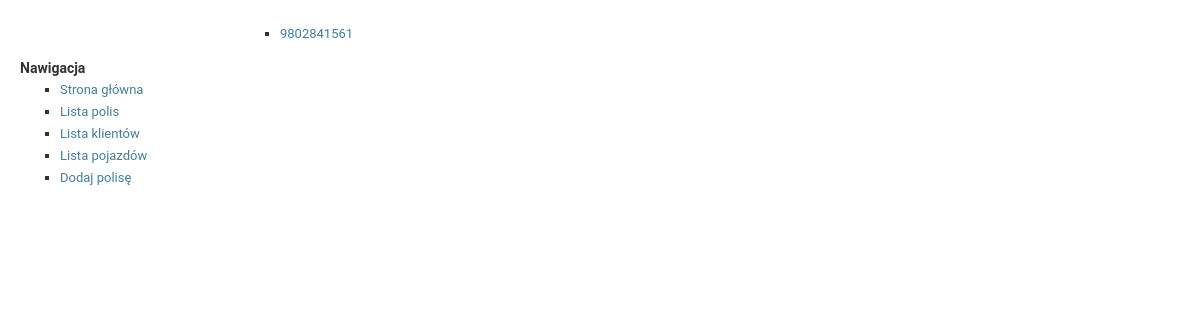
The page /helper/ on the database as committed earlier.
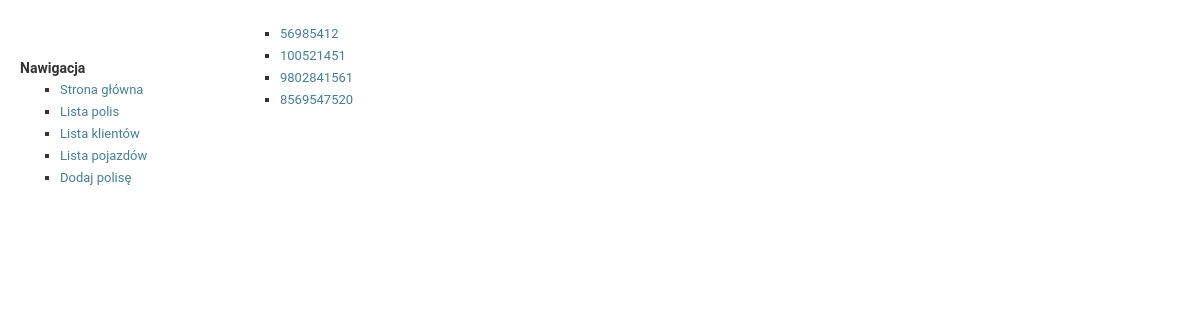
The same page on the database as committed later.
### helper/models.py (models this page shows, shortened)
class Policy(models.Model):
    INSTALLMENTS_CHOICES = (
        (1, 'jedna'),
        (2, 'dwie'),
        (4, 'cztery'),
    )
    PAYMENT_CHOICES = (
        (1, 'gotówka'),
        (2, 'przelew')
    )
    number = models.CharField(max_length=20)
    date_issued = models.DateField()
    date_start = models.DateField()
    date_end = models.DateField()
    premium = models.DecimalField(max_digits=7, decimal_places=2)
    installments = models.IntegerField(
        choices = INSTALLMENTS_CHOICES,
        default=1,
    )
    payment = models.IntegerField(
        choices=PAYMENT_CHOICES,
        default=1,
    )
    insurer = models.ForeignKey(Insurer, on_delete=models.CASCADE)
    vehicle = models.ForeignKey(Vehicle, on_delete=models.CASCADE)

### helper/views.py (the view)
# urls.py: path('', views.IndexView.as_view(), name='index'),
class IndexView(generic.ListView):
    template_name = 'helper/index.html'
    context_object_name = 'policy_list'
    def get_queryset(self):
        return Policy.objects.order_by('-date_issued')[:10]

### helper/templates/helper/index.html (shortened to what this page needs)
{% extends "helper/base.html" %}
{% block content %}
{% if policy_list %}
    <ul>
        {%for policy in policy_list %}
            <li><a href="{% url 'helper:details' policy.id %}">{{ policy.number }}</a></li>
        {% endfor %}
    </ul>
{% else %}
    <p>No policies.</p>
{% endif %}
{% endblock %}

### helper/templates/helper/base.html (shortened to what this page needs)
{% load static %}
<!DOCTYPE html>
<html>
<head>
    <link rel="stylesheet" type="text/css" media="screen" href="{% static 'helper/main.css' %}" />
</head>
<body>
    <div id="sidebar">
        {% block sidebar %}
        <b>Nawigacja</b>
        <ul>
            <li><a href="/helper">Strona główna</a></li>
            <li><a href="/helper">Lista polis</a></li>
            <li><a href="/clients">Lista klientów</a></li>
            <li><a href="/vehicles">Lista pojazdów</a></li>
            <li><a href="/helper/add">Dodaj polisę</a></li>
        </ul>
        {% endblock %}
    </div>
    <div id="content">
        {% block content %}{% endblock %}
    </div>
</body>
</html>

### helper/static/helper/main.css (style rules this page uses)
body { margin: 0; padding: 0; font-size: 14px; font-family: "Roboto","Lucida Grande","DejaVu Sans","Bitstream Vera Sans",Verdana,Arial,sans-serif; color: #333; background: #fff; }
a:link, a:visited { color: #447e9b; text-decoration: none; }
p, ol, ul, dl { margin: .2em 0 .8em 0; }
ul li { list-style-type: square; padding: 1px 0; }
li, dt, dd { font-size: 13px; line-height: 20px; }
#content { padding: 20px 40px; }
#sidebar { float: left; width: 260px; position: relative; margin-top: 5%; margin-left: 20px; }

Rows that differ between the two databases and show on the page:
added Policy: number "56985412"
added Policy: number "100521451"
added Policy: number "8569547520"
